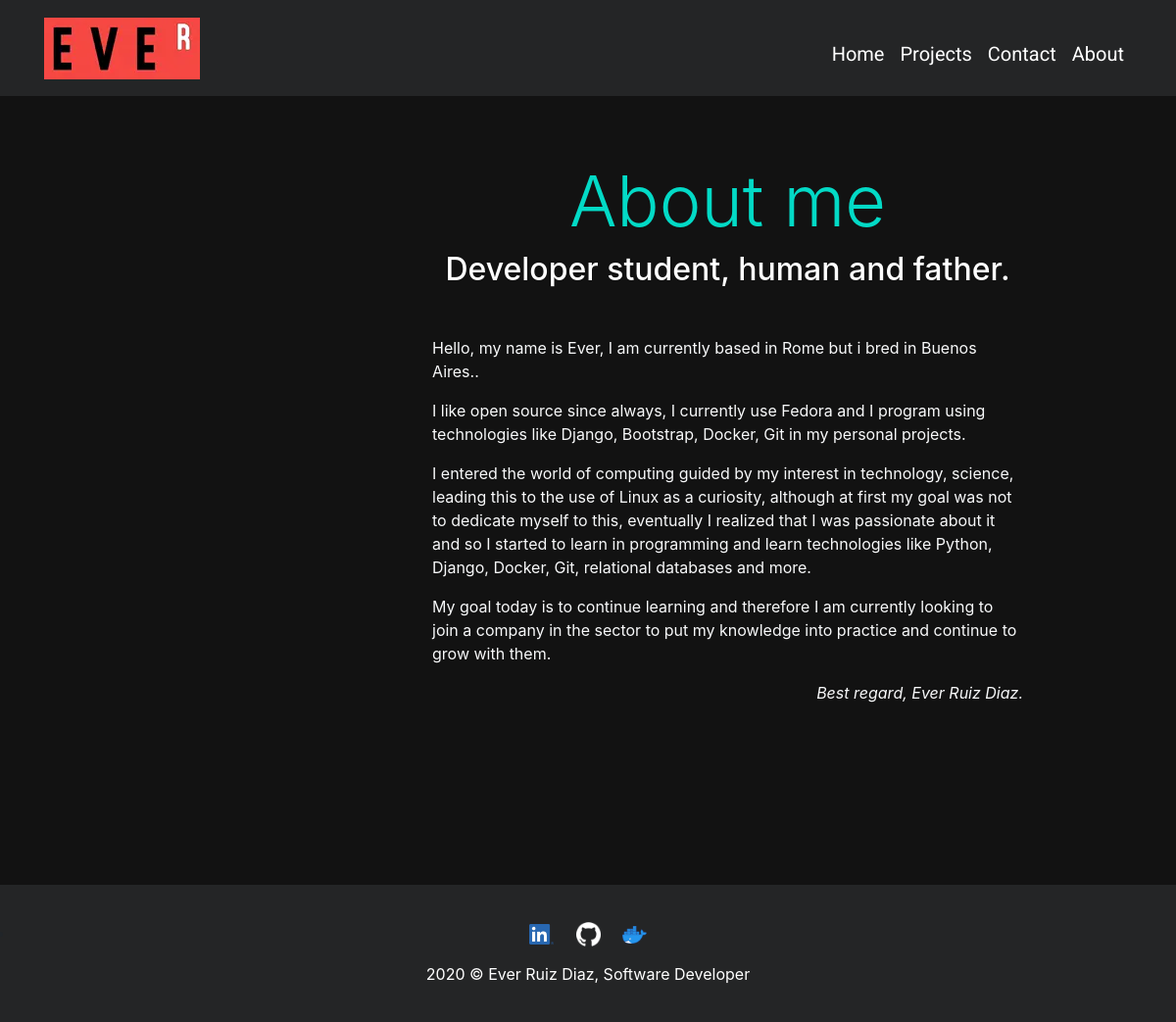
Page /about/ on the earlier database version.
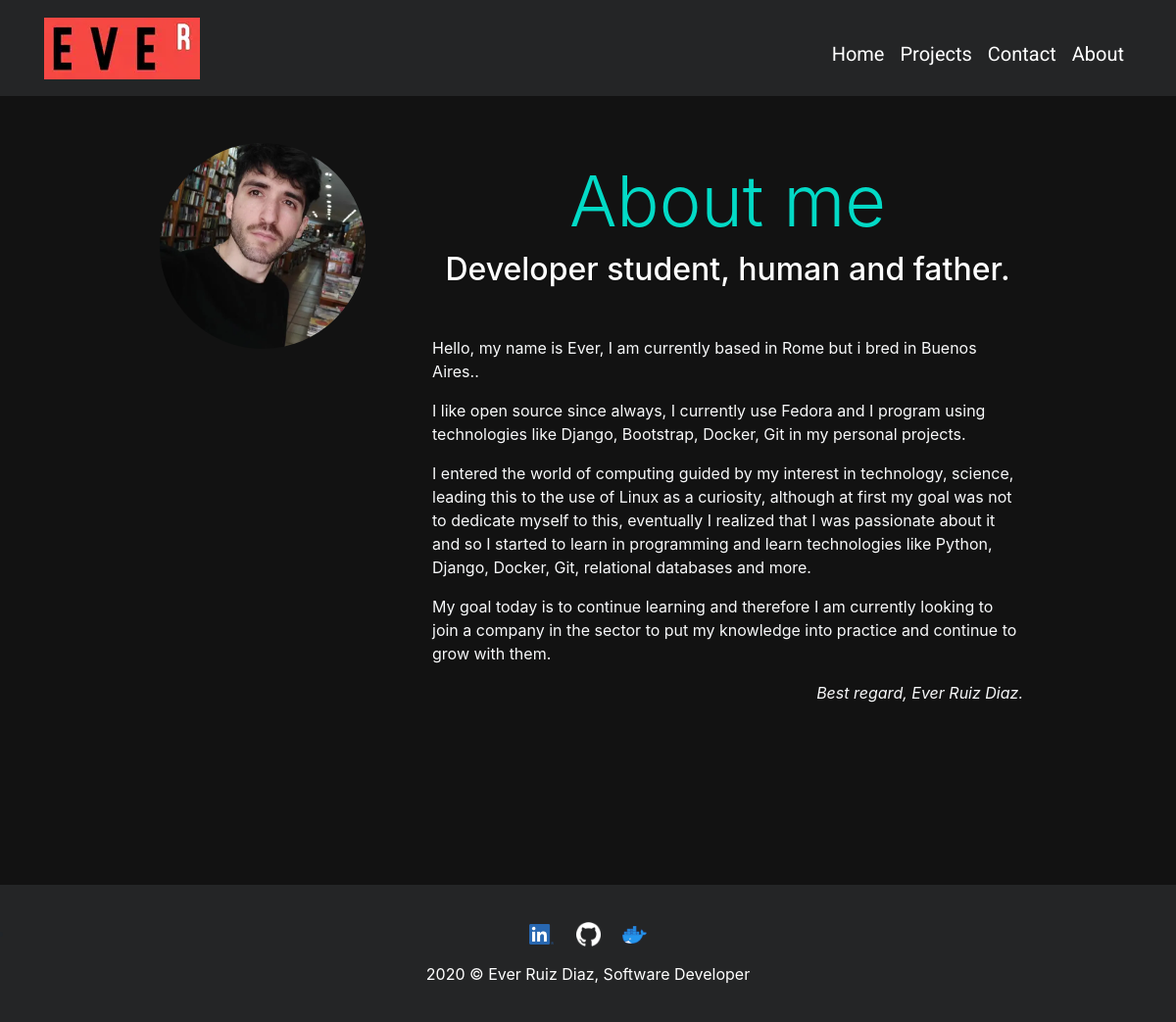
Same page on the later database version.
### about/models.py (models this page shows, shortened)
class About(models.Model):
    image = models.ImageField(upload_to="about", verbose_name="Imagen", null=True, blank=True)
    title = models.CharField(max_length=200, verbose_name="Nombre")
    content = RichTextField(verbose_name="Descripcion")
    created = models.DateTimeField(auto_now_add=True, verbose_name='Fecha de creación')
    updated = models.DateTimeField(auto_now=True, verbose_name='Fecha de actualización')
    class Meta:
        verbose_name = "Descripcion"
        verbose_name_plural = "Descripciones"
        ordering = ['created']

### about/views.py (the view)
# urls.py: path('', views.about, name="about"),
def about(request):
    about = About.objects.all()
    return render(request, 'about/about.html', {'about':about})

### about/templates/about/about.html (shortened to what this page needs)
{% extends 'core/base.html' %}
{% load static %}
{% block content %}
    {% for i in about %}
        <div class="container">
            <div class="row my-5">
                <div class="col-lg-3 col-md-4 offset-lg-1">
                    <img style="max-width: 210px; display: block; margin: auto;" class="img-fluid avatar rounded-circle mx-auto" src="{{i.image.url}}" alt="" title="Avatar">
                </div>
                <div class="col-lg-7 col-md-8 text-light">
                    <h1 id="supertitle" class="display-3 text-center mt-3">{{i.title}}</h1>
                    <h2 id="subheader" class="text-left mb-5 text-center">Developer student, human and father.</h2>
                    <div class="mx-3">
                        <p id="superp" class="text-center">{{i.content|safe}}</p>
                    </div>
                </div>
            </div>
        </div>
    {% endfor %}
{% endblock %}

Differences in the rows shown:
changed About "About me": image: picture added
